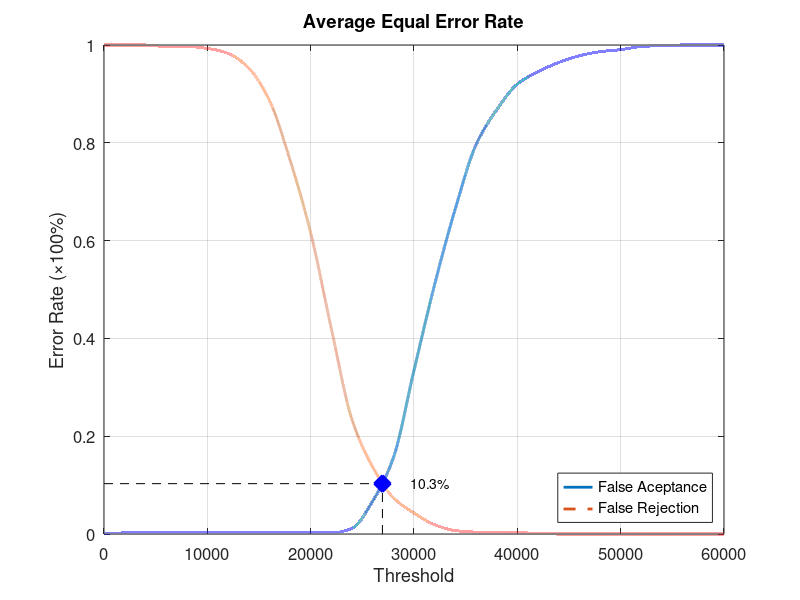
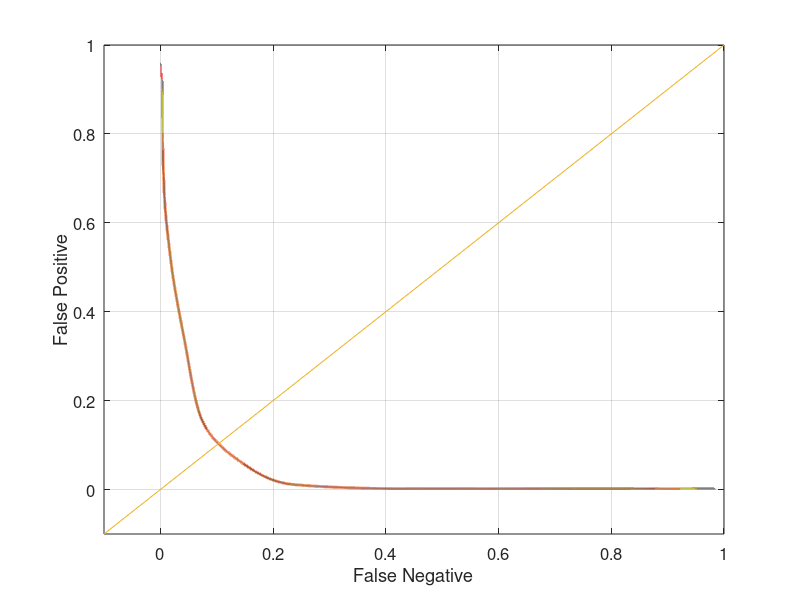

The MATLAB source for these figures, in order:
function yEER = Database1Average
close all;
clear;
clc;
x = 0:2000:60000;
xq = 0:0.5:60000;

y0 = [0 0.00210526 0.00210526 0.00210526 0.00210526 0.00210526 0.00210526 0.00210526 0.00210526 0.00210526 0.00210526 0.00210526 0.0115789 0.0673684 0.155789 0.334737 0.510526 0.665263 0.795789 0.867368 0.92 0.945263 0.964211 0.977895 0.986316 0.990526 0.996842 0.998947 1 1 1];
yy0 = interp1(x, y0, xq, 'pchip');
y1 = [1 1 1 0.997 0.997 0.993 0.983 0.953 0.887 0.765 0.616 0.42 0.234 0.137 0.074 0.043 0.019 0.007 0.004 0.004 0.003 0.001 0 0 0 0 0 0 0 0 0];
yy1 = interp1(x, y1, xq, 'pchip');

% Calculating EER: 
y2 = abs(y0 - y1);
find(y2 == min(y2))
yy2 = abs(yy0 - yy1);
xEER = find(yy2 == min(yy2));
xEERIndex = xq(xEER) % X-axis EER
yEER = yy0(xEER) % Y-axis EER

main = figure
plot(xq, yy0,'-','LineWidth', 2);	hold on
plot(xq, yy1,'--','LineWidth', 2);	hold on
plot([xEERIndex xEERIndex], [0 yEER], 'k--');	hold on
plot([0 xEERIndex], [yEER yEER], 'k--');	hold on
plot(xEERIndex, yEER, 'bx', 'LineWidth', 10);	hold on
text(xEERIndex + 10 * xEERIndex / 100, yEER, [num2str(round((10000 * yEER)) / 100) '%'])
legend('False Aceptance', 'False Rejection', 'Location', 'SouthEast')
xlabel('Threshold')
ylabel('Error Rate (\times100%)')
title('Average Equal Error Rate')
set(gca, 'FontSize', 12)
axis([0 60000 0 1])
grid on

print(main, 'Database1AverageMain', '-dpng');
FNRxFPR = figure('Color', [1 1 1]);
plot(yy1, yy0, '-', yy1, yy0, 'LineWidth', 2);
hold on
y = -0.1:0.1:1
plot(y, y); 
set(gca, 'FontSize', 12)
xlabel('False Negative')
ylabel('False Positive')
axis([-0.1 1 -0.1 1])
set(gca, 'FontSize', 12)
grid on

print(FNRxFPR, 'Database1AverageFNRxFPR','-dpng');
end
